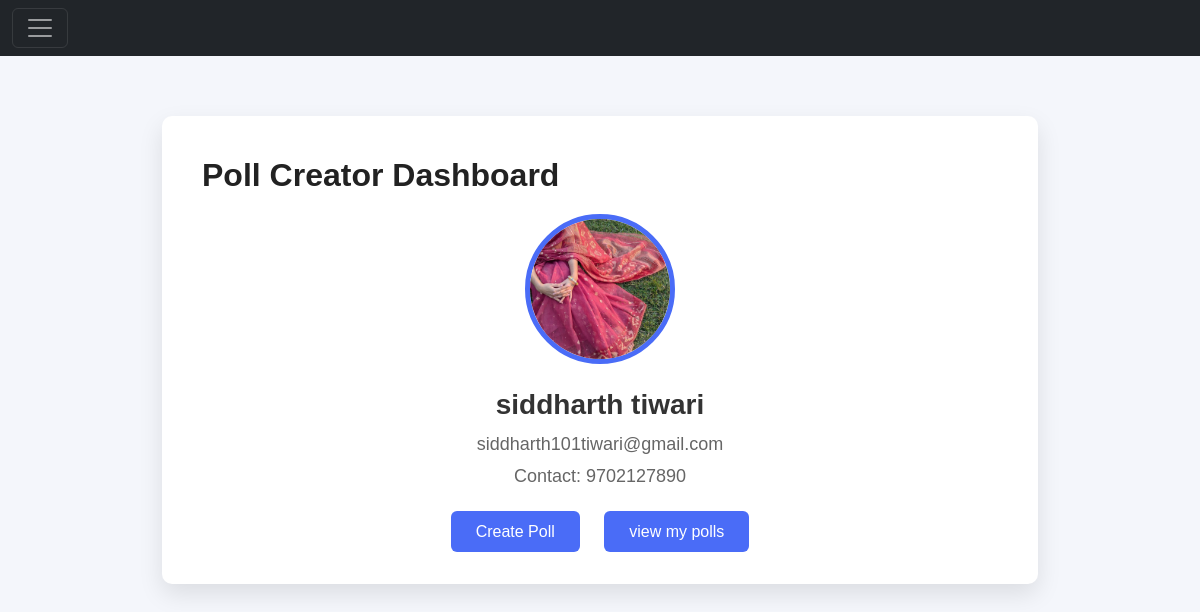
Page /creator_home/ (signed in) on the committed database.
### facevotex_app/models.py (models this page shows)
class Creator (models.Model):
    name = models.CharField(max_length=50)
    email = models.CharField(max_length=100)
    password = models.CharField(max_length=50)
    phone= models.CharField(max_length=50)
    gender = models.CharField(max_length=7)
    organization_name=models.CharField(max_length=60)
    city =models.CharField(max_length=30)
    profile_pic =models.ImageField(upload_to="creator/profile/")
    address = models.TextField()

### facevotex_app/creator_views.py (the view)
# urls.py: path("creator_home/",creator_views.creator_home,name='creator_home'),
def creator_home(request):
   key=request.session.keys()
   if "role" in key:
      if request.session["role"]=="creator":
                         if request.method=="GET":
                              email=request.session["email"]
                              C_obj=Creator.objects.get(email=email)
                              creator_info={
                                    "creator":C_obj
                              }
                              return render(request,'facevotex_app/poll_creator/creator_home.html',creator_info)

### facevotex_app/templates/facevotex_app/poll_creator/creator_home.html (shortened to what this page needs)
<!DOCTYPE html>
<html lang="en">
<head>
{% include 'facevotex_app/common_html/common_css.html'%}
</head>
<body>
{% include 'facevotex_app/poll_creator/creator_header.html'%}
<div class="container">
<div class="profile_card">
<h1 class="heading">Poll Creator Dashboard</h1>
<center>
<img class="profile_image" src="{{creator.profile_pic.url}}" alt="profile">
<div class="name">
{{creator.name}}
</div>
<div class="email">
{{creator.email}}
</div>
<div class="contact">
Contact: {{creator.phone}}
</div>
<div class="button">
<a href="/create_poll/">Create Poll</a>
<a href="/view_poll/">view my polls</a>
</div>
</center>
</div>
</div>
</body>
</html>

### facevotex_app/templates/facevotex_app/poll_creator/creator_home.html (style rules this page uses)
body { margin:0; padding:0; background:#f4f6fb; font-family:Arial, Helvetica, sans-serif; }
.container { width:900px; margin:auto; margin-top:60px; }
.profile_card { background:white; padding:40px; border-radius:10px; box-shadow:0 10px 25px rgba(0,0,0,0.1); }
.profile_image { width:150px; height:150px; border-radius:50%; border:5px solid #4a6cf7; object-fit:cover; }
.heading { font-size:32px; font-weight:bold; margin-bottom:20px; color:#222; }
.name { font-size:28px; font-weight:bold; margin-top:20px; color:#333; }
.email { font-size:18px; color:#666; margin-top:5px; }
.contact { font-size:18px; color:#666; margin-top:5px; }
.button { margin-top:30px; }
.button a { text-decoration:none; padding:12px 25px; background:#4a6cf7; color:white; border-radius:6px; font-size:16px; margin:10px; }

### rows in the picture
Creator: profile_pic (picture), name "siddharth tiwari", email "siddharth101tiwari@gmail.com", phone "9702127890"
